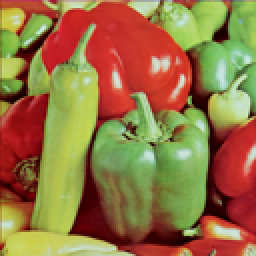
#> input picture assignment_3/exercise_pso/image.png, 128 x 128 px (shown 2 times larger)
$ python pso.py
#> lines starting #> are read from the running program, lines starting #| are printed output that depends on the picture
import numpy as np
import matplotlib.pyplot as plt
from PIL import Image
from sklearn.metrics import pairwise_distances_argmin_min

def quantize_image(image, palette):
    #Flatmap the image
    pixels = image.reshape(-1, 3)
    quantized_pixels = np.zeros_like(pixels)

    for i, pixel in enumerate(pixels):
        #Calculate the distance between the pixel and the palette
        distances = np.linalg.norm(palette - pixel, axis=1)

        #Get the closest distance
        closest_color_idx = np.argmin(distances)

        #Update the pixel with the closest color
        quantized_pixels[i] = palette[closest_color_idx]

    #Unflatmap the image
    quantized_image = quantized_pixels.reshape(image.shape)

    return quantized_image

input_img = np.array(Image.open("image.png"))
#> input_img is the input picture: shape (128, 128, 3); mean R, G, B 149.9, 115.8, 66.5

palette = np.array([
    [175, 198, 114],
    [ 83,  20,  14],
    [185,  49,  40],
    [124, 148,  71]
])

plt.imshow(input_img)
plt.axis("off")
plt.savefig("image_.png", bbox_inches="tight", pad_inches=0)

quantized_img = quantize_image(input_img, palette)
#> the loop in quantize_image, `for i, pixel in enumerate(pixels):` made 16384 passes
#> (pixel, distances, closest_color_idx) on passes 1 to 3: ([168, 60, 55], [150.2, 102.5, 25.2, 99.68], 2), ([177, 70, 68], [136, 119.4, 35.9, 94.35], 2), ([179, 67, 69], [138.6, 120.2, 34.66, 97.93], 2)
#> in quantize_image, `quantized_image = quantized_pixels.reshape(image.shape)`:
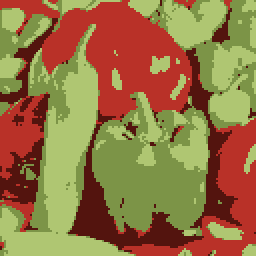
#> quantized_image: shape (128, 128, 3) (shown 2 times larger); mean R, G, B 149.7, 115.5, 66.3

plt.imshow(quantized_img)
plt.axis("off")
plt.savefig("image_quantized_.png", bbox_inches="tight", pad_inches=0)
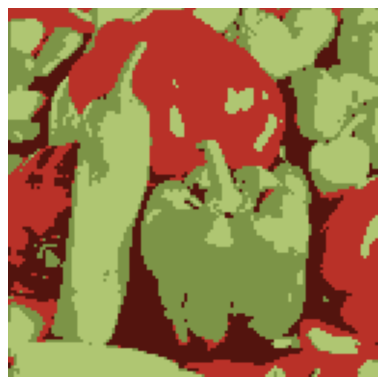
#> figure drawn by matplotlib, 1 panel
